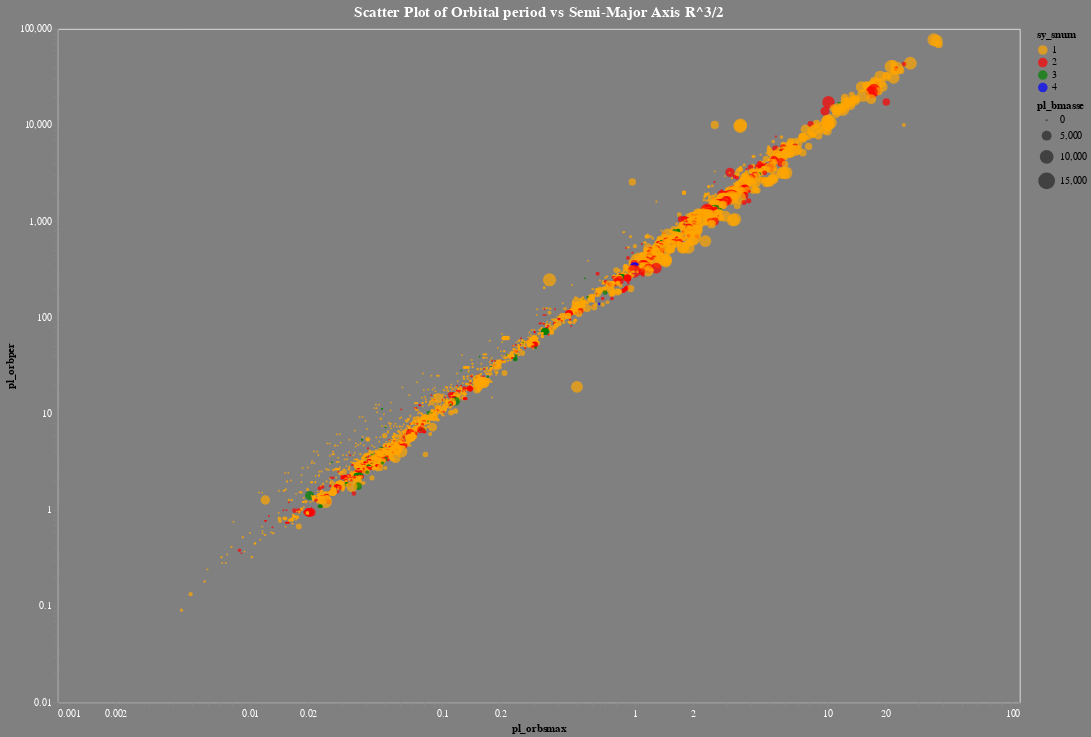

This figure's notebook cell:
### Code cell
import altair as alt
from altair import Chart

# Assuming you have a Pandas DataFrame named 'df_period_distance'

chart = Chart(df_period_distance)
num_stars=df_period_distance['sy_snum'].unique()
rng=['orange', 'red', 'green', 'blue']

chart = chart.mark_circle(size=60).encode(
    y=alt.Y('pl_orbper:Q').scale(type="log"),  # Orbital period as x-axis (quantitative)
    x=alt.X('pl_orbsmax:Q').scale(type="log"),  # Semi-major axis (cube root of radius squared) as y-axis (quantitative)
    #size='sy_snum:Q',  # Size of the point based on star_number (quantitative)
    color=alt.Color('sy_snum:N', scale=alt.Scale(domain=num_stars, range=rng)),  # Color based on star_number (quantitative)
    size='pl_bmasse:Q',
    tooltip=['pl_name','pl_orbper', 'pl_orbsmax', 'sy_snum', 'pl_bmasse'],  # Display these columns on hover
    
)
chart = chart.properties(
    width=1000,  # Set chart width
    height=700,  # Set chart height
    title='Scatter Plot of Orbital period vs Semi-Major Axis R^3/2'# Set chart title
).configure(background='grey').configure_title(
    fontSize=16, color='white').interactive().configure_axis(
    grid=False, labelColor='white')#.configure_axisX(title="Orbital Period (Days)")


# Display the chart
chart

### Figure 1 — Vega-Lite specification as saved in the notebook (floating-point values rounded to 4 significant figures; data arrays with more than 128 entries replaced by an {"elided": "..."} marker saying what was removed)
{"config": {"view": {"continuousWidth": 300, "continuousHeight": 300}, "axis": {"grid": false, "labelColor": "white"}, "background": "grey", "title": {"color": "white", "fontSize": 16}}, "data": {"name": "data-e4fb43de743ed211a41d6558e2c18cc7"}, "mark": {"type": "circle", "size": 60}, "encoding": {"color": {"field": "sy_snum", "scale": {"domain": [1.0, 2.0, 3.0, 4.0], "range": ["orange", "red", "green", "blue"]}, "type": "nominal"}, "size": {"field": "pl_bmasse", "type": "quantitative"}, "tooltip": [{"field": "pl_name", "type": "nominal"}, {"field": "pl_orbper", "type": "quantitative"}, {"field": "pl_orbsmax", "type": "quantitative"}, {"field": "sy_snum", "type": "quantitative"}, {"field": "pl_bmasse", "type": "quantitative"}], "x": {"field": "pl_orbsmax", "scale": {"type": "log"}, "type": "quantitative"}, "y": {"field": "pl_orbper", "scale": {"type": "log"}, "type": "quantitative"}}, "height": 700, "params": [{"name": "param_1", "select": {"type": "interval", "encodings": ["x", "y"]}, "bind": "scales"}], "title": "Scatter Plot of Orbital period vs Semi-Major Axis R^3/2", "width": 1000, "$schema": "https://vega.github.io/schema/vega-lite/v5.17.0.json", "datasets": {"data-e4fb43de743ed211a41d6558e2c18cc7": {"elided": "4171 records"}}}
